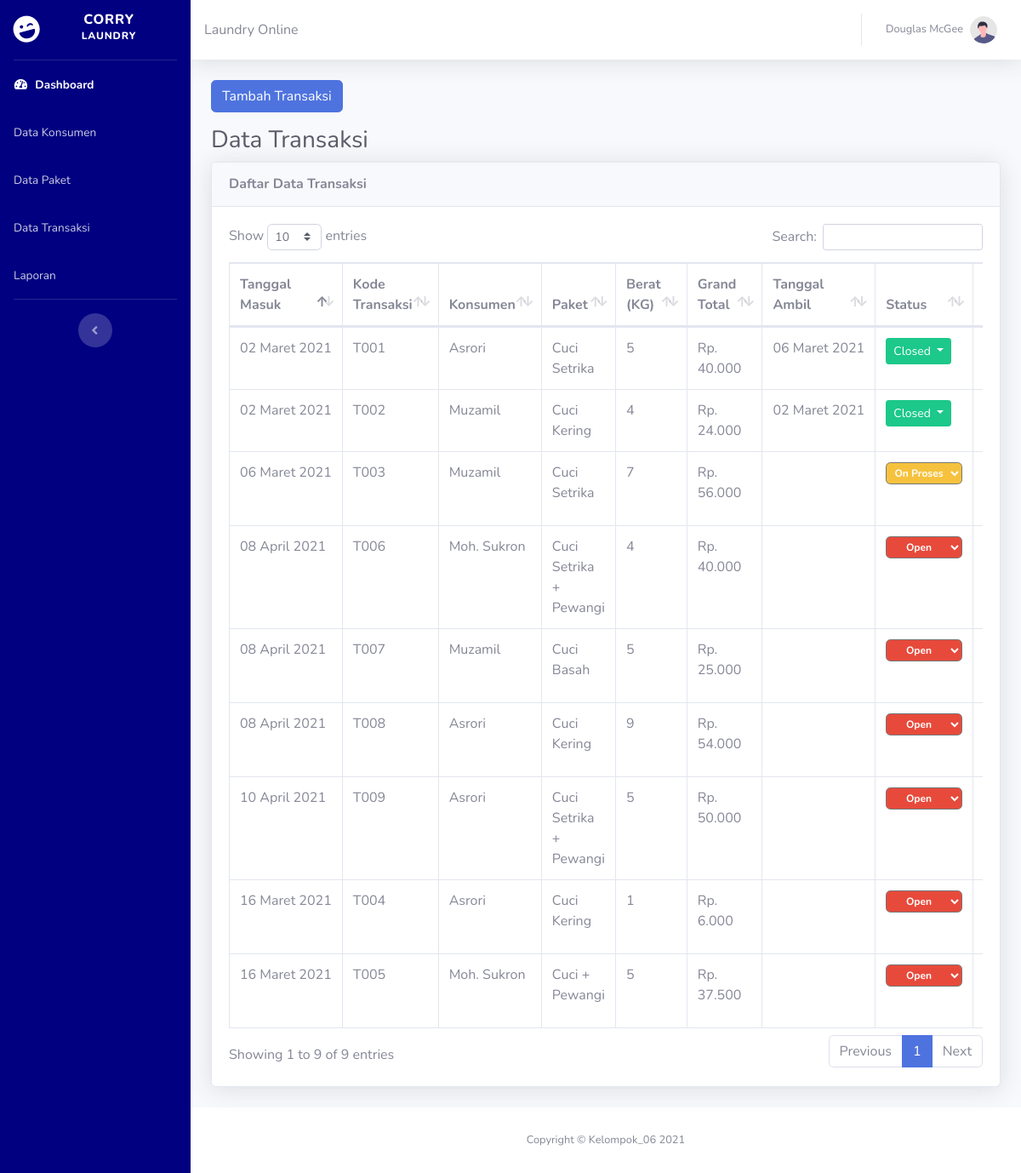
Page /index.php/cpanel/transaksi on the committed database.
### tables this page shows
CREATE TABLE `transaksi` (
  `kode_transaksi` varchar(10) NOT NULL,
  `kode_konsumen` varchar(10) NOT NULL,
  `kode_paket` varchar(10) NOT NULL,
  `tgl_masuk` date NOT NULL,
  `tgl_ambil` date NOT NULL,
  `berat` varchar(10) NOT NULL,
  `grand_total` varchar(20) NOT NULL,
  `status` varchar(20) NOT NULL
);

CREATE TABLE `konsumen` (
  `kode_konsumen` varchar(10) NOT NULL,
  `nama_konsumen` varchar(50) NOT NULL,
  `alamat_konsumen` text NOT NULL,
  `no_hp` varchar(15) NOT NULL
);

CREATE TABLE `paket` (
  `kode_paket` varchar(10) NOT NULL,
  `nama_paket` varchar(50) NOT NULL,
  `harga_paket` varchar(20) NOT NULL
);

### application/controllers/cpanel/transaksi.php (called while the page is built, shortened)
<?php
class Transaksi extends CI_Controller {
	public function __construct()
	{
		$this->load->model('m_transaksi');
		$this->load->library('pdf_report');
		$this->load->helper('tgl_indo_helper');
	}
	public function index()
	{
		$isi['content']			= 'backend/transaksi/v_transaksi';
		$isi['judul']			= 'Data Transaksi';
		$isi['data']			= $this->m_transaksi->getData();
		$this->load->view('backend/dashboard', $isi);
	}
}

### index.php (called while the page is built, shortened)
<?php
require_once BASEPATH.'core/CodeIgniter.php';

### application/models/m_transaksi.php (called while the page is built, shortened)
<?php
class M_transaksi extends CI_Model {
	public function getData()
	{
		$this->db->select('*');
		$this->db->from('transaksi');
		$this->db->join('konsumen', 'transaksi.kode_konsumen = konsumen.kode_konsumen');
		$this->db->join('paket', 'transaksi.kode_paket = paket.kode_paket');
		$this->db->order_by('transaksi.kode_transaksi', 'asc');
		return $this->db->get()->result();
	}
}

### application/helpers/tgl_indo_helper.php (called while the page is built, shortened)
<?php  if ( ! defined('BASEPATH')) exit('No direct script access allowed');
    if ( ! function_exists('mediumdate_indo'))
    {
        function mediumdate_indo($tgl)
        {
            $ubah = gmdate($tgl, time()+60*60*8);
            $pecah = explode("-",$ubah);
            $tanggal = $pecah[2];
            $bulan = medium_bulan($pecah[1]);
            $tahun = $pecah[0];
            return $tanggal.'&nbsp;'.$bulan.'&nbsp;'.$tahun;
        }
    }
    if ( ! function_exists('medium_bulan'))
    {
        function medium_bulan($bln)
        {
            switch ($bln)
            {
                case 3:
                    return "Maret";
                    break;
                case 4:
                    return "April";
                    break;
            }
        }
    }

### application/views/backend/transaksi/v_transaksi.php (the view, shortened to what this page needs)
<!DOCTYPE html>
<html>
	<head>
	</head>
	<body>
		<div class="container-fluid">
			<div class="row">
				<div class="col-md-12 mb-md-3">
					<a href="<?= base_url()?>cpanel/transaksi/tambah_transaksi" class="btn btn-primary">Tambah Transaksi</a>
				</div>
			</div>
			<h1 class="h3 mb-2 text-gray-800"><?= $judul;?></h1>
			<div class="card shadow mb-4">
				<div class="card-header py-3">
					<h6 class="m-0 font-weight-bold">Daftar <?= $judul;?></h6>
				</div>
				<div class="card-body">
					<div class="table-responsive">
						<table class="table table-bordered" id="dataTable" width="100%" cellspacing="0">
							<thead>
								<tr>
									<th>Tanggal Masuk</th>
									<th>Kode Transaksi</th>
									<th>Konsumen</th>
									<th>Paket</th>
									<th>Berat<br>(KG)</th>
									<th>Grand Total</th>
									<th>Tanggal Ambil</th>
									<th>Status</th>
									<th>Aksi</th>
								</tr>
							</thead>
							<tbody>
								<?php
								foreach ($data as $row) {?>
								<tr>
									<td><?= mediumdate_indo($row->tgl_masuk);?></td>
									<td><?= $row->kode_transaksi;?></td>
									<td><?= $row->nama_konsumen;?></td>
									<td><?= $row->nama_paket;?></td>
									<td><?= $row->berat;?></td>
									<td>Rp. <?= number_format($row->grand_total,0,'.','.');?></td>
									<td>
										<?php
										if ($row->tgl_ambil == '0000-00-00') {
										}else{
											echo mediumdate_indo($row->tgl_ambil);
										}
										?>
									</td>
									<td>
										<?php
										if ($row->status == 'Open') {?>
											<select name="status" class="badge badge-danger status">
												<option value="<?= $row->kode_transaksi?>Open" selected> Open</option>
											</select>
										<?php }else if($row->status == 'On Proses'){?>
										<div class="dropdown mb-2">
											<select name="status" class="badge badge-warning status">
												<option value="<?= $row->kode_transaksi?>On Proses" selected> On Proses</option>
											</select>
										</div>
										<?php }else if($row->status == 'Closed'){?>
										<div class="dropdown mb-2">
											<button class="btn btn-success btn-sm dropdown-toggle" type="button" id="dropdownMenuButton" data-toggle="dropdown" aria-haspopup="true" aria-expanded="false">
												Closed
											</button>
										</div>
										<?php }
										?>
									</td>
									<td>
									</td>
								</tr>
								<?php }
								?>
							</tbody>
						</table>
					</div>
				</div>
			</div>
		</div>
	</body>
</html>

### rows in the picture
transaksi: tgl_masuk "02 Maret 2021", kode_transaksi "T001", kode_konsumen.nama_konsumen "Asrori", kode_paket.nama_paket "Cuci Setrika", berat "5", grand_total "40.000", tgl_ambil "06 Maret 2021", status "Closed"
transaksi: tgl_masuk "02 Maret 2021", kode_transaksi "T002", kode_konsumen.nama_konsumen "Muzamil", kode_paket.nama_paket "Cuci Kering", berat "4", grand_total "24.000", tgl_ambil "02 Maret 2021", status "Closed"
transaksi: tgl_masuk "06 Maret 2021", kode_transaksi "T003", kode_konsumen.nama_konsumen "Muzamil", kode_paket.nama_paket "Cuci Setrika", berat "7", grand_total "56.000"
transaksi: tgl_masuk "16 Maret 2021", kode_transaksi "T004", kode_konsumen.nama_konsumen "Asrori", kode_paket.nama_paket "Cuci Kering", berat "1", grand_total "6.000"
transaksi: tgl_masuk "16 Maret 2021", kode_transaksi "T005", kode_konsumen.nama_konsumen "Moh. Sukron", kode_paket.nama_paket "Cuci + Pewangi", berat "5", grand_total "37.500"
transaksi: tgl_masuk "08 April 2021", kode_transaksi "T006", kode_konsumen.nama_konsumen "Moh. Sukron", kode_paket.nama_paket "Cuci Setrika + Pewangi", berat "4", grand_total "40.000"
transaksi: tgl_masuk "08 April 2021", kode_transaksi "T007", kode_konsumen.nama_konsumen "Muzamil", kode_paket.nama_paket "Cuci Basah", berat "5", grand_total "25.000"
transaksi: tgl_masuk "08 April 2021", kode_transaksi "T008", kode_konsumen.nama_konsumen "Asrori", kode_paket.nama_paket "Cuci Kering", berat "9", grand_total "54.000"
transaksi: tgl_masuk "10 April 2021", kode_transaksi "T009", kode_konsumen.nama_konsumen "Asrori", kode_paket.nama_paket "Cuci Setrika + Pewangi", berat "5", grand_total "50.000"

### other values in the picture
$judul "Data Transaksi"
